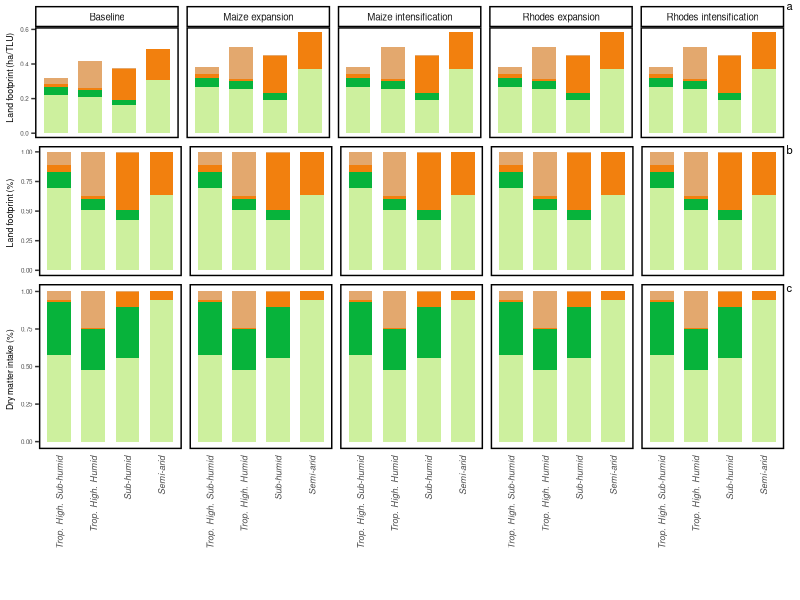

R code for this plot:

library(readxl)
library(ggplot2)
library(ggpubr)
library(cowplot)

# Automatically define working directory based on where the file is located
setwd(dirname(rstudioapi::getActiveDocumentContext()$path))
getwd()

save.image('All.data.R')


run.all <- function(){
  
sarid <- read_excel("Land_use_parameters.xlsx" , sheet = 'Sarid')
thsh <- read_excel("Land_use_parameters.xlsx" , sheet = 'THSH')
sh <- read_excel("Land_use_parameters.xlsx" , sheet = 'SH')
thh <- read_excel("Land_use_parameters.xlsx" , sheet = 'THH')

sarid <- as.data.frame(sarid)
thsh <- as.data.frame(thsh)
sh <- as.data.frame(sh)
thh <- as.data.frame(thh)

sarid.dmi <- sarid[1:5,c(1,2)]
thsh.dmi <- thsh[1:5,c(1,2)]
sh.dmi <- sh[1:5,c(1,2)]
thh.dmi <- thh[1:5,c(1,2)]

sarid.lf <- sarid[12:15,c(5 , 10 , 11)]
thsh.lf <- thsh[12:15,c(5 , 10 , 11)]
sh.lf <- sh[12:15,c(5 , 10 , 11)]
thh.lf <- thh[12:15,c(5 , 10 , 11)]


sarid.dmi$aez <- 'SA'
thsh.dmi$aez <- 'THSH'
sh.dmi$aez <-  'SH'
thh.dmi$aez <-  'THH'

sarid.lf$aez <- 'SA'
thsh.lf$aez <- 'THSH'
sh.lf$aez <-  'SH'
thh.lf$aez <-  'THH'


dmi.d.0 <- rbind(sarid.dmi , thsh.dmi , sh.dmi , thh.dmi)
lf.d.0 <- rbind(sarid.lf , thsh.lf , sh.lf , thh.lf)
#View(dmi.d.0)

names(dmi.d.0)[1] <- 'feed'
names(dmi.d.0)[2] <- 'dmi'

# Replace grazing + collected fodder with 'native grass'

dmi.d.0$dmi.n <- NA

for (aez in unique(dmi.d.0$aez)) {
 dmi.d.0[dmi.d.0$aez == aez & dmi.d.0$feed == 'Grazing', 'dmi.n'] <- (
   dmi.d.0[dmi.d.0$aez == aez & dmi.d.0$feed == 'Grazing', 'dmi'] +
     dmi.d.0[dmi.d.0$aez == aez & dmi.d.0$feed == "Collected fodder", 'dmi' ]
 )
  
}

dmi.d.0[dmi.d.0$feed != 'Grazing' , 'dmi.n'] <-  dmi.d.0[dmi.d.0$feed != 'Grazing' , 'dmi']
dmi.d.0 <- dmi.d.0[ !(dmi.d.0$feed == 'Collected fodder') , ] 
dmi.d.0$dmi <- dmi.d.0$dmi.n
dmi.d.0 <- dmi.d.0[ , -4]
#View(dmi.d.0)

# Rename columns of dataframes
names(dmi.d.0)[1] <- 'feed'
names(dmi.d.0)[2] <- 'dmi.pct'

names(lf.d.0)[1] <- 'land'
names(lf.d.0)[2] <- 'lf.pct'
names(lf.d.0)[3] <- 'lf.act'

lf.d.0$lf.pct <- as.numeric(lf.d.0$lf.pct)
lf.d.0$lf.act <- as.numeric(lf.d.0$lf.act)


# Add additional columns for strings of aez names
unique.aez <- unique(lf.d.0$aez)

lf.d.0$aez.long <- NA
dmi.d.0$aez.long <- NA

long.aez.strings <- c("Semi-arid" , "Trop. High. Sub-humid" , "Sub-humid" , "Trop. High. Humid")

lf.d.0[lf.d.0$aez == unique.aez[1] , 'aez.long'] <- long.aez.strings[1]
lf.d.0[lf.d.0$aez == unique.aez[2] , 'aez.long'] <- long.aez.strings[2]
lf.d.0[lf.d.0$aez == unique.aez[3] , 'aez.long'] <- long.aez.strings[3]
lf.d.0[lf.d.0$aez == unique.aez[4] , 'aez.long'] <- long.aez.strings[4]

dmi.d.0[dmi.d.0$aez == unique.aez[1] , 'aez.long'] <- long.aez.strings[1]
dmi.d.0[dmi.d.0$aez == unique.aez[2] , 'aez.long'] <- long.aez.strings[2]
dmi.d.0[dmi.d.0$aez == unique.aez[3] , 'aez.long'] <- long.aez.strings[3]
dmi.d.0[dmi.d.0$aez == unique.aez[4] , 'aez.long'] <- long.aez.strings[4]

# Add additional rows for scenario parameters here
lf.d.0$scen <- 'Baseline'
dmi.d.0$scen <- 'Baseline'

lf.d.s1 <- lf.d.0
lf.d.s2 <- lf.d.0
lf.d.s3 <- lf.d.0
lf.d.s4 <- lf.d.0

dmi.d.s1 <- dmi.d.0
dmi.d.s2 <- dmi.d.0
dmi.d.s3 <- dmi.d.0
dmi.d.s4 <- dmi.d.0

scen.names <- c(
  "Rhodes expansion"
  , "Maize expansion"
  , "Rhodes intensification"
  , "Maize intensification"
)

lf.d.s1$scen <- scen.names[1]
lf.d.s2$scen <- scen.names[2]
lf.d.s3$scen <- scen.names[3]
lf.d.s4$scen <- scen.names[4]

dmi.d.s1$scen <- scen.names[1]
dmi.d.s2$scen <- scen.names[2]
dmi.d.s3$scen <- scen.names[3]
dmi.d.s4$scen <- scen.names[4]

lf.d <- rbind( lf.d.0 , lf.d.s1 , lf.d.s2 , lf.d.s3 , lf.d.s4 )
dmi.d <- rbind( dmi.d.0 , dmi.d.s1 , dmi.d.s2 , dmi.d.s3 , dmi.d.s4 )

#View(lf.d)
#View(dmi.d)

colnames(dmi.d)

# Define scenarios as % change from baseline parameters (feed, land footprint)
scen.prms.dm <- read_excel("Scenario_params.xlsx" , sheet = 'Feeding')
scen.prms.lf <- read_excel("Scenario_params.xlsx" , sheet = 'Land.footprint')

scen.prms.dm <- as.data.frame(scen.prms.dm)
scen.prms.lf <- as.data.frame(scen.prms.lf)

unique.scens <- unique(scen.prms.dm$scen)
unique.feeds <- unique(scen.prms.dm$feed)
unique.lands <- unique(scen.prms.lf$land)
unique.aezs <- unique(scen.prms.lf$aez)

for (s in unique.scens) {
for (f in unique.feeds) {
for (aez in unique.aezs) {
  
dmi.d[dmi.d$feed == f & dmi.d$scen == s & dmi.d$aez == aez, 'dmi.pct'] <- (
  dmi.d[dmi.d$feed == f & dmi.d$scen == 'Baseline' & dmi.d$aez == aez, 'dmi.pct'] 
     * scen.prms.dm[scen.prms.dm$feed == f & scen.prms.dm$scen == s & scen.prms.dm$aez == aez , 'delta.feed.dmi']
    )

}
}
}

for (s in unique.scens) {
  for (f in unique.lands) {
    for (aez in unique.aezs) {
      
      lf.d[lf.d$land == f & lf.d$scen == s & lf.d$aez == aez, 'lf.pct'] <- (
       lf.d[lf.d$land == f & lf.d$scen == 'Baseline' & lf.d$aez == aez, 'lf.pct'] 
        * scen.prms.lf[scen.prms.lf$land == f & scen.prms.lf$scen == s & scen.prms.lf$aez == aez , 'delta.lf.pct']
      )
      
      lf.d[lf.d$land == f & lf.d$scen == s & lf.d$aez == aez, 'lf.act'] <- (
        lf.d[lf.d$land == f & lf.d$scen == 'Baseline' & lf.d$aez == aez, 'lf.act'] 
        * scen.prms.lf[scen.prms.lf$land == f & scen.prms.lf$scen == s & scen.prms.lf$aez == aez , 'delta.lf.act']
      )
      
    }
  }
}

#View(dmi.d)
#View(lf.d)


plots <- function(){
  
feed.levels <- c(
  "Crop residue"
  , "Concentrate/purchased"
  ,"Cultivated fodder" 
  ,"Grazing"
 # ,  "Collected fodder" 
)


color.scale.feed <-  c(
  '#e3a86e'
  , '#F2800E'
  , '#07B33B'
  , '#CDF09E'
)

land.levels <- c(
         'Maize as residue'
         ,'Maize as concentrate'
         ,'Improved forage'
         ,'Native grass'
  )

color.scale.land <-  c(
  '#e3a86e'
  , '#F2800E'
  , '#07B33B'
  , '#CDF09E'
  #,'pink'
)

aez.long.levels <- c('Trop. High. Sub-humid'
                     ,'Trop. High. Humid'
                     ,'Sub-humid'
                     ,'Semi-arid'
                     )

dmi.d$feed <- factor (dmi.d$feed  , levels = feed.levels)
lf.d$land <- factor (lf.d$land  , levels = land.levels)

dmi.d$aez.long <- factor (dmi.d$aez.long , levels = aez.long.levels)
lf.d$aez.long <- factor (lf.d$aez.long  , levels = aez.long.levels)


# Plot theme parameters
bar.width <- 0.7
y.tit.fs <- 6.25
y.tick.fs <- 4.5
x.ax.text.fs <- 6.5

# figure margins
p1.mg.top <- 0.15
p1.mg.right <- 0.4
p1.mg.bottom <- 0.05
p1.mg.left <- 0.15

p2.mg.top <- 0.05
p2.mg.right <- 0.4
p2.mg.bottom <- 0.05
p2.mg.left <- 0.15

p3.mg.top <- 0.05
p3.mg.right <- 0.4
p3.mg.bottom <- 1.15
p3.mg.left <- 0.15

# Facets
strip.fs <- 7

# Legend
n.cols <- 2
leg.x.crd <- 0.5
leg.y.crd <- -1.2
leg.key.h <- 0.35
leg.key.w <- 0.35
leg.txt.fs <- 6.8


lf.act.0 <<- ggplot( lf.d  , aes( fill = land , x = aez.long,  y = lf.act ) ) +
  geom_bar( stat = 'identity' , width = bar.width ) +
  ylab('     Land footprint (ha/TLU)') +
  scale_fill_manual(values = color.scale.land) +
  facet_grid( ~ scen) +
  theme(
    plot.margin = unit(c( p1.mg.top ,  p1.mg.right,  p1.mg.bottom, p1.mg.left), "cm"),
    axis.text.x = element_blank()
    , axis.title.x = element_blank()
    , axis.title.y = element_text(size = y.tit.fs ) 
    , axis.text.y = element_text(size = y.tick.fs)
    , axis.ticks.x = element_blank()
    # Panel
    ,panel.grid.major = element_blank()
    ,panel.grid.minor = element_blank()
    ,panel.background = element_blank()
    ,panel.border = element_rect(colour = "black",
                                 fill=NA, size=1)
    # Strip
    ,strip.background = element_rect(color='black', fill='white', size=1.0, linetype="solid"),
    , strip.text.x =   element_text( size = strip.fs )
    # Legend
    ,  legend.position="none"
 
    ) 


lf.pct.p.0 <<- ggplot( lf.d  , aes(x = aez.long , y = lf.pct , fill = land) ) +
  geom_bar(position="fill" , stat = "identity" , width = bar.width ) +
  ylab('Land footprint (%)  ') +
  xlab('Agro-ecolocical zone') +
  scale_fill_manual(values = color.scale.land) +
  facet_grid( ~ scen) +
  theme(
    plot.margin = unit(c( p2.mg.top ,  p2.mg.right,  p2.mg.bottom, p2.mg.left), "cm"),
    , axis.title.x = element_blank()
    , axis.title.y = element_text(size = y.tit.fs ) 
    , axis.ticks.x = element_blank()
    , axis.text.y = element_text(size = y.tick.fs)
    , axis.text.x = element_blank()
    # Strip
    ,strip.background.y =  element_blank(),
    ,strip.text.x =   element_blank()
    # Panel
    ,panel.grid.major = element_blank()
    ,panel.grid.minor = element_blank()
    ,panel.background = element_blank()
    ,panel.border = element_rect(colour = "black",
                                 fill=NA, size=1)
    ,  legend.position="none" 
    )
    
dmi.p.0 <<- ggplot( dmi.d  , aes(x = aez.long , y = dmi.pct , fill = feed) ) +
  geom_bar(position="fill", stat="identity"  , width = bar.width) +
  ylab('Dry matter intake (%)   ') +
  xlab('Agro-ecolocical zone') +
  scale_fill_manual(values = color.scale.feed) +
  facet_grid( ~ scen) +
  guides(fill=guide_legend(ncol=n.cols)) +
  theme(
    plot.margin = unit(c( p3.mg.top ,  p3.mg.right,  p3.mg.bottom, p3.mg.left), "cm"),
    , axis.title.x = element_blank()
    , axis.title.y = element_text(size = y.tit.fs) 
    , axis.ticks.x = element_blank()
    , axis.text.y = element_text(size = y.tick.fs)
    , axis.text.x = element_text(angle = 90, face = 'italic' , vjust = 0.5, hjust=1, size = x.ax.text.fs )
    #Strip
    , strip.text.x =   element_blank()
    , strip.background.y =  element_blank(),
    , strip.text.y =   element_blank()
    # Panel
    , panel.grid.major = element_blank()
    , panel.grid.minor = element_blank()
    , panel.background = element_blank()
    , panel.border = element_rect(colour = "black",
                                 fill=NA, size=1)
    # Legend
    #,  legend.position="bottom" 
    , legend.position = c(leg.x.crd , leg.y.crd)
    #, legend.position.inside = c(.25,-.5)
    ,  legend.title=element_blank()
    ,  legend.key.height = unit(leg.key.h , 'cm')
    ,  legend.key.width = unit(leg.key.w , 'cm')
    ,  legend.text = element_text(size = leg.txt.fs ) 
    )

label.fs <- 8

lf.act  <<- annotate_figure( lf.act.0 ,   fig.lab = " a  ", fig.lab.pos ="top.right", fig.lab.size = label.fs)
lf.pct.p  <<- annotate_figure(lf.pct.p.0 ,   fig.lab = " b  ", fig.lab.pos ="top.right", fig.lab.size = label.fs)
dmi.p  <<- annotate_figure( dmi.p.0 ,   fig.lab = " c  ", fig.lab.pos ="top.right", fig.lab.size = label.fs)


fig.land.nexus   <<- plot_grid( 
                           lf.act , 
                           lf.pct.p  , 
                           dmi.p , 
                           align = "h", 
                           nrow = 3, 
                           ncol = 1 , 
                           rel_heights = c(24/100, 23/100 , 53/100))

fig.land.nexus


fig.land.nexus.pt.x.dim <- 640
fig.land.nexus.pt.y.dim <- 540
ggsave("fig.land.nexus.jpeg",     fig.land.nexus   ,  width =   fig.land.nexus.pt.x.dim, height =   fig.land.nexus.pt.y.dim , units="px", scale=2.5  )

}
plots()

}
run.all()
